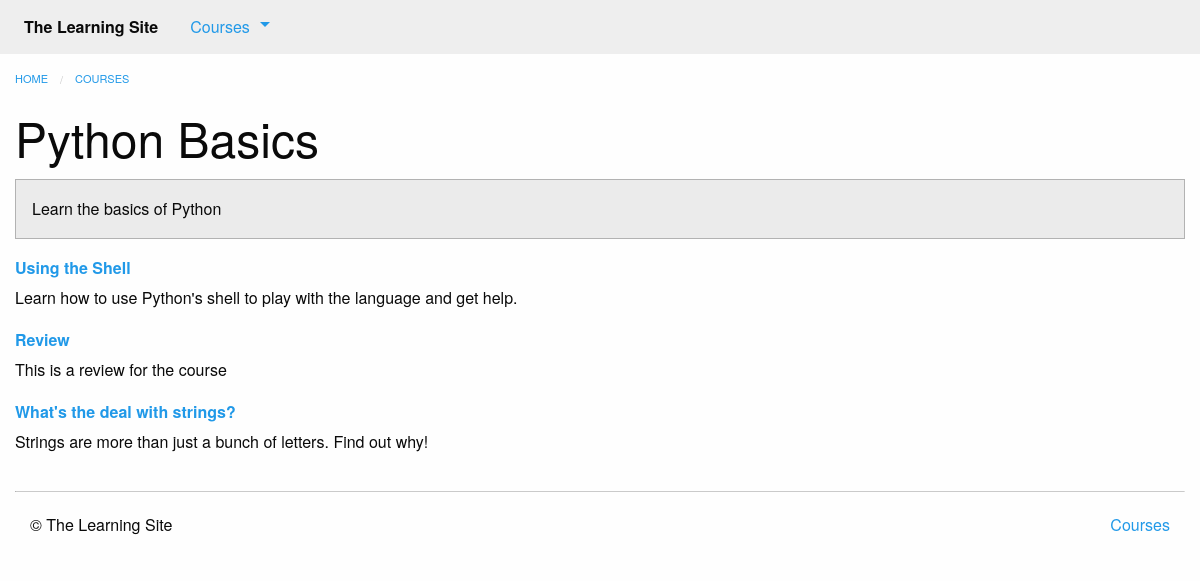
The page /courses/1/ on the database as committed earlier.
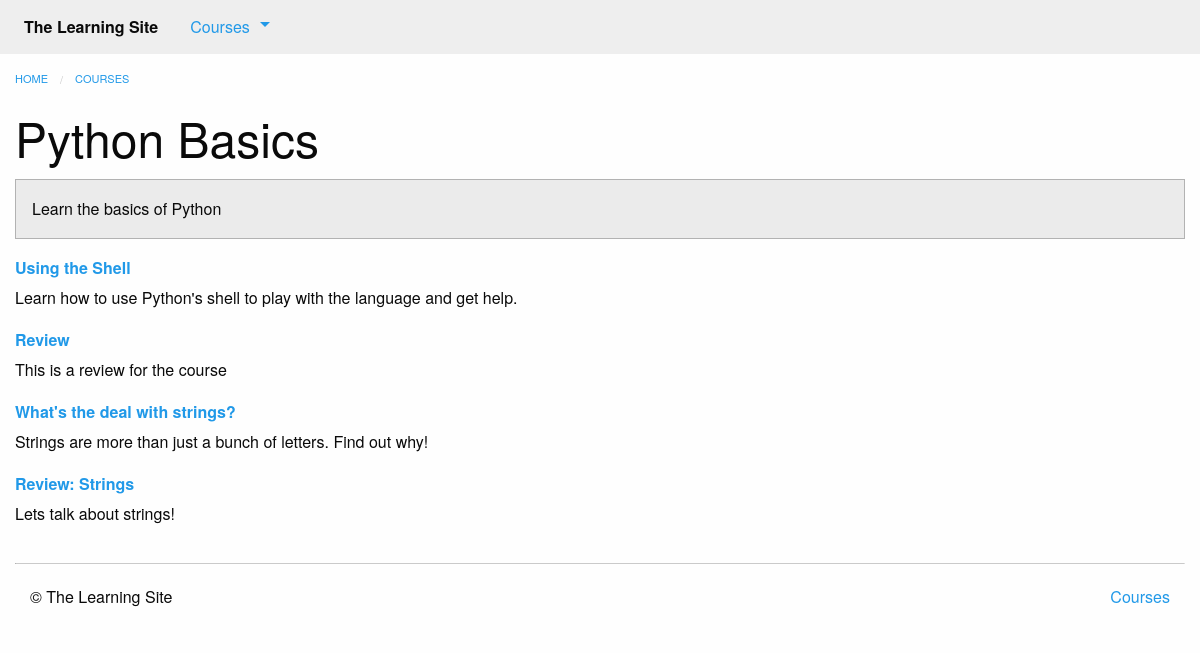
The same page on the database as committed later.
### courses/models.py (models this page shows, shortened)
class Course(models.Model):
    created_at = models.DateTimeField(auto_now_add=True)
    title = models.CharField(max_length=255)
    description = models.TextField()

class Step(models.Model):
    title = models.CharField(max_length=255)
    description = models.TextField()
    order = models.IntegerField(default=0)
    course = models.ForeignKey(Course)
    class Meta:
        abstract = True
        ordering = ['order',]

class Text(Step):
    content = models.TextField(blank=True, default='')
    def get_absolute_url(self):
        return reverse('courses:text', kwargs={
                'course_pk': self.course_id,
                'step_pk': self.id
            })

class Quiz(Step):
    total_questions = models.IntegerField(default=4)
    class Meta:
        verbose_name_plural = "Quizzes"
    def get_absolute_url(self):
        return reverse('courses:quiz', kwargs={
                'course_pk': self.course_id,
                'step_pk': self.id
            })

### courses/views.py (the view)
# urls.py: url(r'(?P<pk>\d+)/$', views.course_detail, name='detail'),
def course_detail(request, pk):
    course = get_object_or_404(models.Course, pk=pk)
    steps = sorted(chain(course.text_set.all(), course.quiz_set.all()),
    				key=lambda step: step.order)
    return render(request, 'courses/course_detail.html', {
    			'course': course,
    			'steps': steps
    			})

### courses/templatetags/course_extras.py (called while the page is built)
@register.inclusion_tag('courses/course_nav.html')
def nav_courses_list():
    courses = Course.objects.all()[:5]
    return {'courses': courses}

@register.filter('markdown_to_html')
def markdown_to_html(markdown_text):
    html_body = markdown2.markdown(markdown_text)
    return mark_safe(html_body)

### courses/templates/courses/course_detail.html (shortened to what this page needs)
{% extends "courses/layout.html" %}
{% load course_extras %}
{% block content %}
    <div class="row columns">
        {{ block.super }}
        <article>
            <h1 class="">{{ course.title }}</h1>
            <div class="callout secondary">
                {{ course.description|markdown_to_html }}
            </div>
            <dl>
                {% for step in steps %}
                    <dt>
                        <a href="{{ step.get_absolute_url }}">{{ step.title }}</a>
                    </dt>
                    <dd>{{ step.description|markdown_to_html }}</dd>
                {% endfor %}
            </dl>
        </article>
    </div>
{% endblock %}

### courses/templates/courses/layout.html (shortened to what this page needs)
{% extends "layout.html" %}
{% block content %}
    <ul class="breadcrumbs">
        <li><a href="{% url 'home' %}">Home</a></li>
        <li><a href="{% url 'courses:list' %}">Courses</a></li>
    </ul>
{% endblock %}

### templates/layout.html (shortened to what this page needs)
<!doctype html>
{% load static from staticfiles %}
{% load course_extras %}
<html class="no-js" lang="en">
    <head>
        <link rel="stylesheet" href="{% static 'css/foundation.min.css' %}">
        <link rel="stylesheet" href="{% static 'css/layout.css' %}">
    </head>
    <body>
        <nav class="top-bar" role="navigation">
            <section class="top-bar-left">
                <ul class="dropdown menu" data-dropdown-menu role="menubar">
                    <li class="menu-text">The Learning Site</li>
                    <li class="has-submenu">
                        <a href="#">Courses</a>
                    </li>
                </ul>
            </section>
        </nav>
        {% block content %}{% endblock %}
        <footer class="row columns">
            <hr/>
            <div class="small-6 columns">
                <p>&copy; The Learning Site</p>
            </div>
            <div class="small-6 columns">
                <ul class="inline-list no-bullet float-right">
                    <li><a href="{% url 'courses:list' %}">Courses</a></li>
                </ul>
            </div>
        </footer>
    </body>
</html>

### assets/css/layout.css (style rules this page uses)
.top-bar { margin-bottom: 1rem; }

Rows that differ between the two databases and show on the page:
added Quiz: title "Review: Strings", description "Lets talk about strings!"
